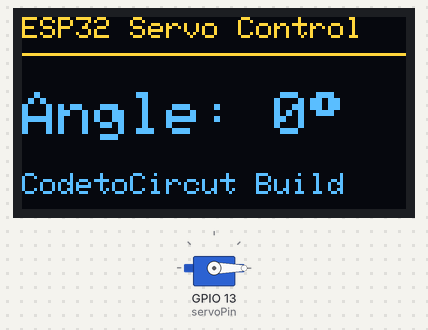
A sketch run on a simulated ESP32. Parts: 128×64 one-colour display, servo. The OLED is the two-colour kind (top 16 rows yellow).

Above: at 0.11 s.
At 1.24 s:
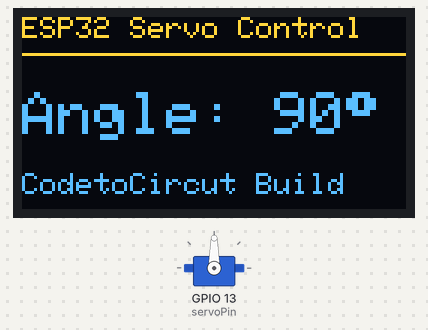
At 2.44 s:
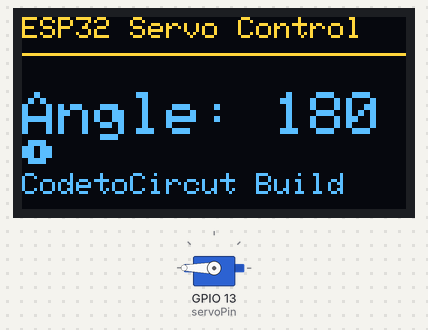
At 5.26 s:
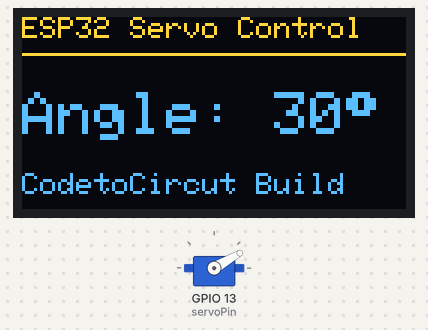
Timing chart, 0 to 40.0 s (numbered marks = the images above):
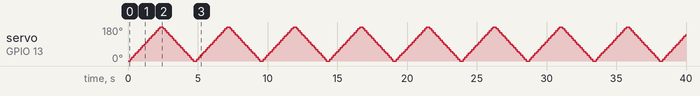

The sketch:

code.ino
```cpp
#include <Wire.h>
#include <Adafruit_GFX.h>
#include <Adafruit_SSD1306.h>
#include <ESP32Servo.h>

#define SCREEN_WIDTH 128
#define SCREEN_HEIGHT 64
#define OLED_RESET    -1
Adafruit_SSD1306 display(SCREEN_WIDTH, SCREEN_HEIGHT, &Wire, OLED_RESET);

Servo myServo;
const int servoPin = 13;

void setup() {
  Serial.begin(115200);

  // Initialize OLED display (I2C address 0x3C)
  if(!display.begin(SSD1306_SWITCHCAPVCC, 0x3C)) {
    Serial.println(F("SSD1306 allocation failed"));
    for(;;);
  }

  display.clearDisplay();
  display.setTextSize(1);
  display.setTextColor(SSD1306_WHITE);

  // Initialize Servo
  myServo.attach(servoPin);
}

void loop() {
  // Sweep servo from 0 to 180 degrees and update OLED
  for (int pos = 0; pos <= 180; pos += 10) {
    myServo.write(pos);
    updateDisplay(pos);
    delay(100);
  }

  // Sweep servo from 180 to 0 degrees and update OLED
  for (int pos = 180; pos >= 0; pos -= 10) {
    myServo.write(pos);
    updateDisplay(pos);
    delay(100);
  }
}

void updateDisplay(int angle) {
  display.clearDisplay();

  // Title
  display.setCursor(0, 0);
  display.print(F("ESP32 Servo Control"));

  // Divider line
  display.drawFastHLine(0, 12, SCREEN_WIDTH, SSD1306_WHITE);

  // Servo Angle Output
  display.setCursor(0, 25);
  display.setTextSize(2);
  display.print(F("Angle: "));
  display.print(angle);
  display.print((char)247); // Degree symbol

  display.setTextSize(1);
  display.setCursor(0, 52);
  display.print(F("CodetoCircut Build"));

  display.display();
}
```
